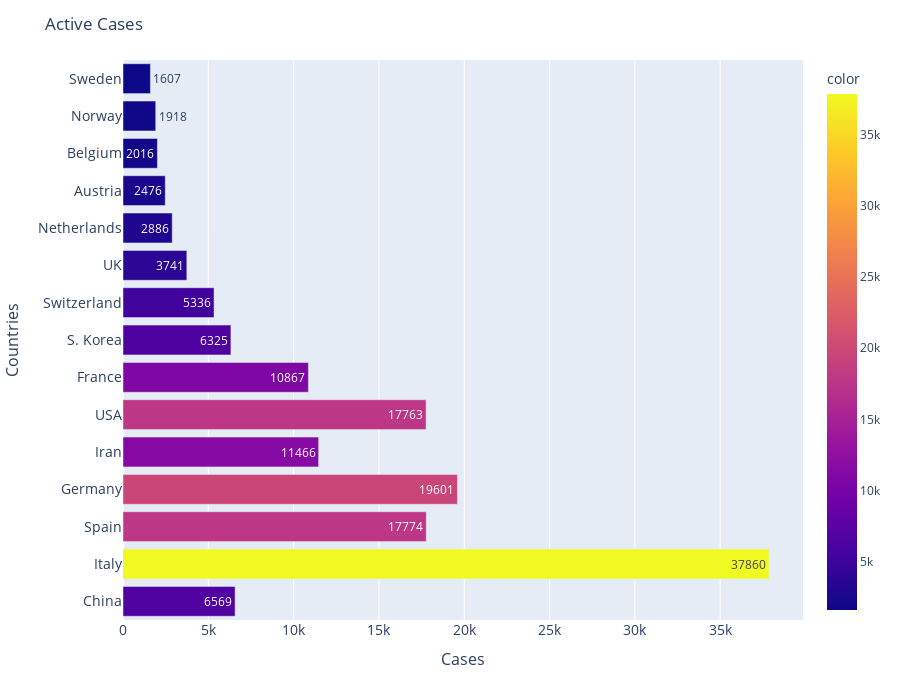

Here is the notebook cell this chart was saved with:
### Markdown cell above
## Active cases

### Code cell
data=px.data.tips()
fig=px.bar(data,x=tab['ActiveCases'].head(15), y=tab['Country'].head(15),orientation='h',color=tab['ActiveCases'].head(15),text=tab['ActiveCases'].head(15))
fig.update_layout(title_text="Active Cases",height=700,
                 yaxis=dict(title="Countries",
                    titlefont_size=16,
                    tickfont_size=14),
                   xaxis=dict(title="Cases",
                    titlefont_size=16,
                    tickfont_size=14))

fig.show()

### Figure 1 — Plotly figure (JSON) as saved in the notebook; plotly's stock layout.template omitted (floating-point values rounded to 4 significant figures)
{"data": [{"alignmentgroup": "True", "hoverlabel": {"namelength": 0}, "hovertemplate": "x=%{x}<br>y=%{y}<br>text=%{text}<br>color=%{marker.color}", "legendgroup": "", "marker": {"color": [6569, 37860, 17774, 19601, 11466, 17763, 10867, 6325, 5336, 3741, 2886, 2476, 2016, 1918, 1607], "coloraxis": "coloraxis"}, "name": "", "offsetgroup": "", "orientation": "h", "showlegend": false, "text": [6569, 37860, 17774, 19601, 11466, 17763, 10867, 6325, 5336, 3741, 2886, 2476, 2016, 1918, 1607], "textposition": "auto", "type": "bar", "x": [6569, 37860, 17774, 19601, 11466, 17763, 10867, 6325, 5336, 3741, 2886, 2476, 2016, 1918, 1607], "xaxis": "x", "y": ["China", "Italy", "Spain", "Germany", "Iran", "USA", "France", "S. Korea", "Switzerland", "UK", "Netherlands", "Austria", "Belgium", "Norway", "Sweden"], "yaxis": "y"}], "layout": {"barmode": "relative", "coloraxis": {"colorbar": {"title": {"text": "color"}}, "colorscale": [[0, "#0d0887"], [0.1111, "#46039f"], [0.2222, "#7201a8"], [0.3333, "#9c179e"], [0.4444, "#bd3786"], [0.5556, "#d8576b"], [0.6667, "#ed7953"], [0.7778, "#fb9f3a"], [0.8889, "#fdca26"], [1, "#f0f921"]]}, "height": 700, "legend": {"tracegroupgap": 0}, "margin": {"t": 60}, "title": {"text": "Active Cases"}, "xaxis": {"anchor": "y", "domain": [0, 1], "tickfont": {"size": 14}, "title": {"font": {"size": 16}, "text": "Cases"}}, "yaxis": {"anchor": "x", "domain": [0, 1], "tickfont": {"size": 14}, "title": {"font": {"size": 16}, "text": "Countries"}}}}
